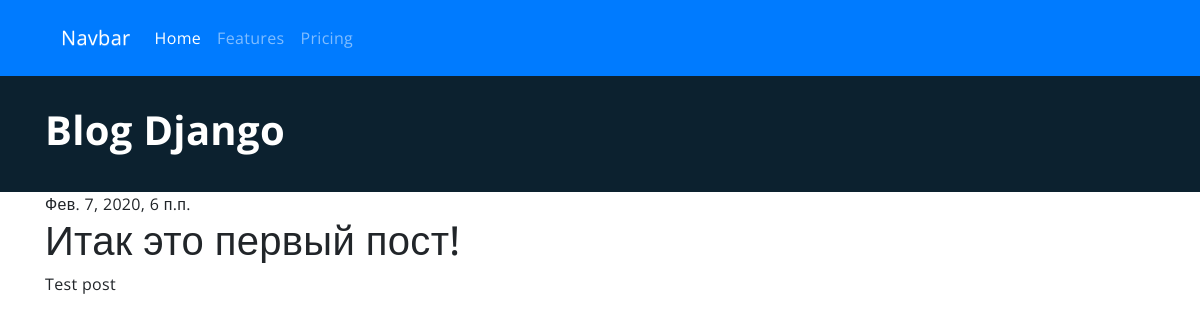
Before: /post/1/ with the older database file.
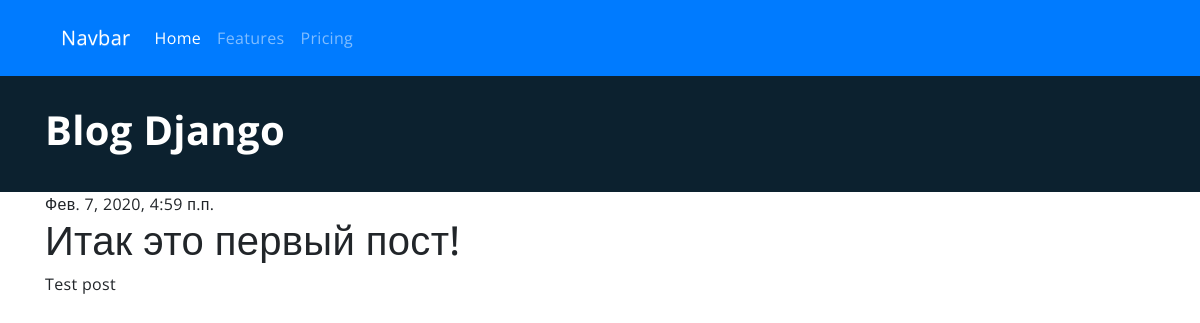
After: the same page with the newer database file.
### blog/models.py (models this page shows, shortened)
class Post(models.Model):
    author = models.ForeignKey(settings.AUTH_USER_MODEL, on_delete=models.CASCADE)
    title = models.CharField(max_length=200)
    text = models.TextField()
    create_date = models.DateTimeField(default=timezone.now)
    published_date = models.DateTimeField(blank=True, null=True)

### blog/views.py (the view)
# urls.py: path('post/<int:pk>/', views.post_detail, name='post_detail'),
def post_detail(request, pk):
    post = get_object_or_404(Post, pk=pk)
    return render(request, 'blog/post_detail.html', {'post': post})

### blog/templates/blog/post_detail.html (shortened to what this page needs)
{% extends 'blog/base.html' %}
{% block content %}
<div class="post">
    {% if post.published_date %}
        <div class="post__date">
            <span>
                {{ post.published_date }}
            </span>
        </div>
        <h1>{{ post.title }}</h1>
        <p>{{ post.text|linebreaksbr }}</p>
    {% endif %}
</div>
{% endblock %}

Changed rows visible on the page:
changed Post "Итак это первый пост!": published_date "Фев. 7, 2020, 6 п.п." → "Фев. 7, 2020, 4:59 п.п."
